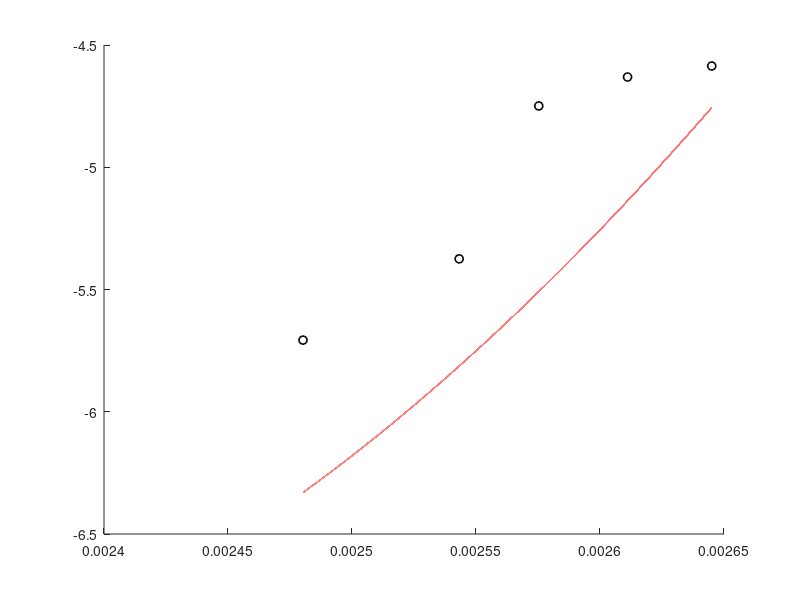

The MATLAB source for this figure: (Note: this script raises an error after producing the figure.)
%% Evaluating Validity of Equilibrium Reaction Expression

%% Equilibrium Reaction Model Regression

% Extracted Raw Data from Figure S1 (Wu and Chien)
    xl = 4;
    xr = 166;
    yb = 358;
    yt = 287;
    x_pix = xr-xl;
    y_pix = yb-yt;
    point = [134 236 288 346 401;306 247 136 115 107];
    temp = 1./(0.0024+(point(1,:)-xl)./x_pix*0.0001); % Experimental Data
    logkeq = (-6+(yb-point(2,:))./y_pix*0.4);

%Plotting Data Points from Figure S1
    figure(1); hold on;
    plot(1./temp,logkeq,'ko','linewidth',1.2);

% Plotting Wu and Chien Model
    T = linspace(min(temp),max(temp),1e5);
    oldmodel = -201.9 + 43088./T +0.22*T;
    plot(1./T,oldmodel,'r-.','linewidth',1.2);

% MATLAB lsqcurvefit Model
    modelfun = @(b,t) b(1) + b(2)./t +b(3).*t; 
    p = [-200;40000;0.2]; % initial guesses 
    x=zeros(1,3);
    [x(1,:),resnorm,resid,~,~,~,J] = lsqcurvefit(modelfun,p,temp,logkeq);
    rsquare = 1- resnorm; % R-square Value
    fit = x(1)+x(2)./T+x(3).*T;
    plot(1./T,fit,'b-.','linewidth',1.2)

% Miscellaneous Labels    
xlabel('$\bf\frac{1}{T}[K^{-1}]$','interpreter','latex')
ylabel('$\bf ln(K_{eq}) $','interpreter','latex')
legend('\bf Experimental Data','\bf Wu and Chien Model',...
    '\bf lsqcurvefit Model, $\bf R^2 = 0.9156$','interpreter','latex','location','best')
xlim([1/max(temp)-5e-6 1/min(temp)+5e-6])
set(gca,'fontsize',11)


%% Raw Data from Figure 3a (Bian et al.)

Temps = [352.855337387354;362.998937651110;372.975859037292;377.976225364496;382.954945084222;387.976958018902;392.977324346106;403.014689720859];
X = [0.0504780954239438;0.0589667284613133;0.101702605132208;0.101702605132208;0.100771250410240;0.0943848180310274;0.0724314567274856;0.0615110667457238];

% Converting Raw Data to Keq
Keq = X.^2.*(3-X)./(4*(1-X).^3)./12; % Partial Pressure Basis (12 bar)
Keq1 = X.^2.*(3-X)./(4*(1-X).^3)./15; % Partial Pressure Basis (15 bar)
Keq2 = X.^2.*(3-X)./(4*(1-X).^3); % Mole Fraction Basis 

T = Temps(1):0.001:Temps(8);
Tmat = [ones(size(T)) T 1./T];

% Plotting
figure(2); hold on
ylim([-9,-3.5])
plot(1./temp,logkeq,'ro','linewidth',1.2);
plot(1./Temps,log(Keq2),'ko','linewidth',1.2);
plot(1./Temps,log(Keq),'bo','linewidth',1.2);
xlabel('$\bf\frac{1}{T}$, $\bf K^{-1}$','interpreter','latex')
ylabel('$\bf ln(K_{eq}) $','interpreter','latex')
legend('\bf Wu and Chien Figure S1 Data','\bf Bian et al. Figure 3a Data, Mole Fraction Basis','\bf Bian et al. Figure 3a Data, Partial Pressure Basis','interpreter','latex')
set(gca,'fontsize',11)

figure(3)
plot(Temps,X.*100,'ko','linewidth',1.2)
ylim([0 30])
xlabel('\bf Temperature, K','interpreter','latex')
ylabel('\bf Methanol Conversion, \%','interpreter','latex')
set(gca,'fontsize',11)




